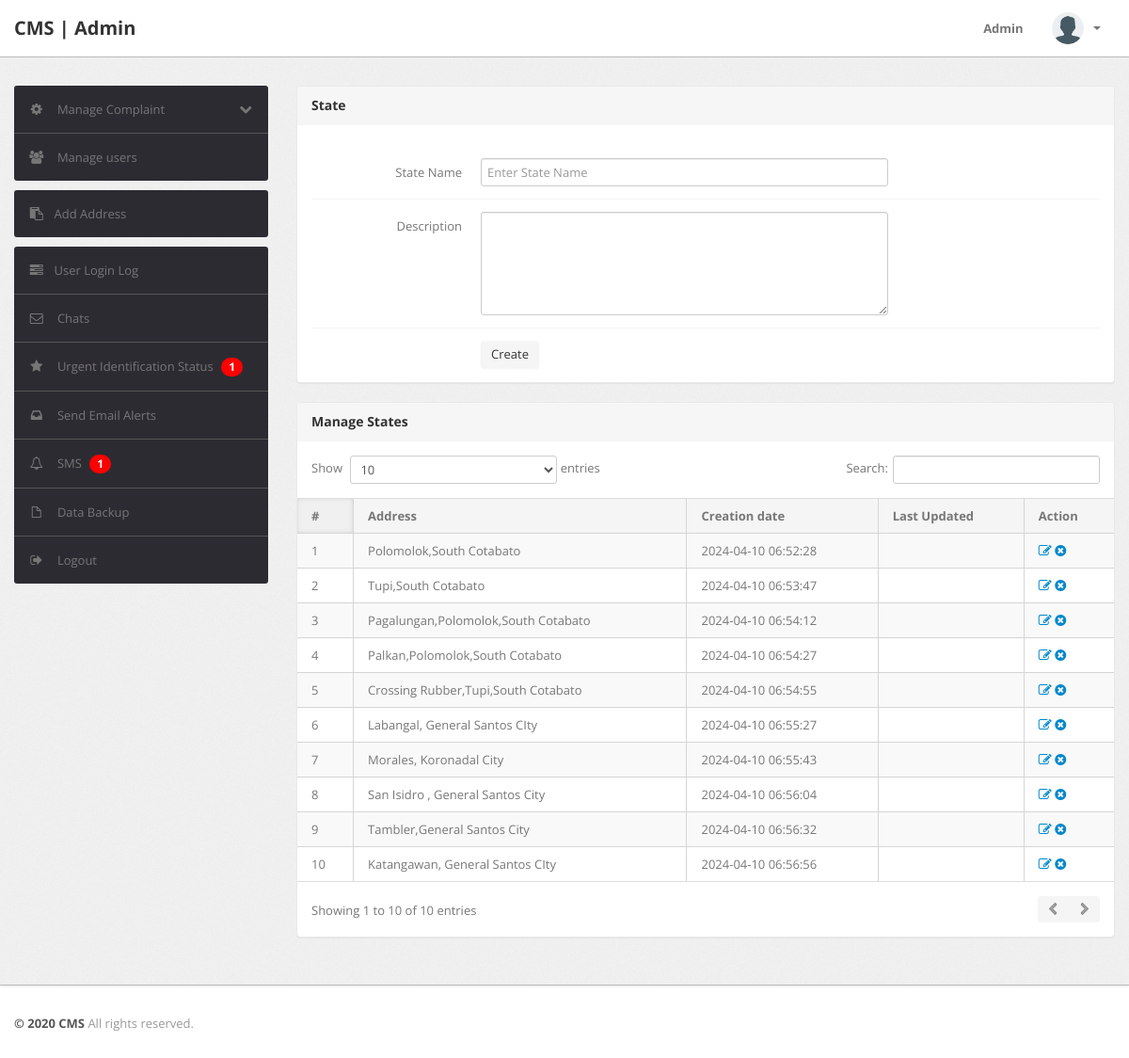
The page /state.php (signed in) on the database its author committed.
### tables this page shows
CREATE TABLE `state` (
  `id` int(11) NOT NULL AUTO_INCREMENT,
  `stateName` varchar(255) NOT NULL,
  `stateDescription` tinytext NOT NULL,
  `postingDate` timestamp NOT NULL DEFAULT current_timestamp(),
  `updationDate` varchar(255) NOT NULL,
  PRIMARY KEY (`id`)
);

### state.php (the view, shortened to what this page needs)
<?php
include('include/config.php');
if(strlen($_SESSION['alogin'])==0)
	{
header('location:index.php');
}
else{
?>
<!DOCTYPE html>
<html lang="en">
<head>
	<link type="text/css" href="bootstrap/css/bootstrap.min.css" rel="stylesheet">
	<link type="text/css" href="bootstrap/css/bootstrap-responsive.min.css" rel="stylesheet">
	<link type="text/css" href="css/theme.css" rel="stylesheet">
	<link type="text/css" href="images/icons/css/font-awesome.css" rel="stylesheet">
</head>
<body>
<?php include('include/header.php');?>
	<div class="wrapper">
		<div class="container">
			<div class="row">
<?php include('include/sidebar.php');?>
			<div class="span9">
					<div class="content">
						<div class="module">
							<div class="module-head">
								<h3>State</h3>
							</div>
							<div class="module-body">
									<br />
			<form class="form-horizontal row-fluid" name="Category" method="post" >
<div class="control-group">
<label class="control-label" for="basicinput">State Name</label>
<div class="controls">
<input type="text" placeholder="Enter State Name"  name="state" class="span8 tip" required>
</div>
</div>
<div class="control-group">
											<label class="control-label" for="basicinput">Description</label>
											<div class="controls">
												<textarea class="span8" name="description" rows="5"></textarea>
											</div>
										</div>
	<div class="control-group">
											<div class="controls">
												<button type="submit" name="submit" class="btn">Create</button>
											</div>
										</div>
									</form>
							</div>
						</div>
	<div class="module">
							<div class="module-head">
								<h3>Manage States</h3>
							</div>
							<div class="module-body table">
								<table cellpadding="0" cellspacing="0" border="0" class="datatable-1 table table-bordered table-striped	 display" width="100%">
									<thead>
										<tr>
											<th>#</th>
											<th>Address</th>
											<th>Creation date</th>
											<th>Last Updated</th>
											<th>Action</th>
										</tr>
									</thead>
									<tbody>
<?php $query=mysqli_query($con,"select * from state");
$cnt= 1;
while($row=mysqli_fetch_array($query))
{
?>
										<tr>
											<td><?php echo htmlentities($cnt);?></td>
											<td><?php echo htmlentities($row['stateName']);?></td>
											<td> <?php echo htmlentities($row['postingDate']);?></td>
											<td><?php echo htmlentities($row['updationDate']);?></td>
											<td>
											<a href="edit-state.php?id=<?php echo $row['id']?>" ><i class="icon-edit"></i></a>
											<a href="state.php?id=<?php echo $row['id']?>&del=delete" onClick="return confirm('Are you sure you want to delete?')"><i class="icon-remove-sign"></i></a></td>
										</tr>
										<?php
										$cnt=$cnt+1;
										} ?>
								</table>
							</div>
						</div>
					</div>
				</div>
			</div>
		</div>
	</div>
<?php include('include/footer.php');?>
</body>
<?php } ?>

### rows shown on the page
state: stateName "Polomolok,South Cotabato", postingDate "2024-04-10 06:52:28"
state: stateName "Tupi,South Cotabato", postingDate "2024-04-10 06:53:47"
state: stateName "Pagalungan,Polomolok,South Cotabato", postingDate "2024-04-10 06:54:12"
state: stateName "Palkan,Polomolok,South Cotabato", postingDate "2024-04-10 06:54:27"
state: stateName "Crossing Rubber,Tupi,South Cotabato", postingDate "2024-04-10 06:54:55"
state: stateName "Labangal, General Santos CIty", postingDate "2024-04-10 06:55:27"
state: stateName "Morales, Koronadal City", postingDate "2024-04-10 06:55:43"
state: stateName "San Isidro , General Santos City", postingDate "2024-04-10 06:56:04"
state: stateName "Tambler,General Santos City", postingDate "2024-04-10 06:56:32"
state: stateName "Katangawan, General Santos CIty", postingDate "2024-04-10 06:56:56"

### other values the page prints
$num_complaints "1"
$totalUsersWithContactNo "1"
